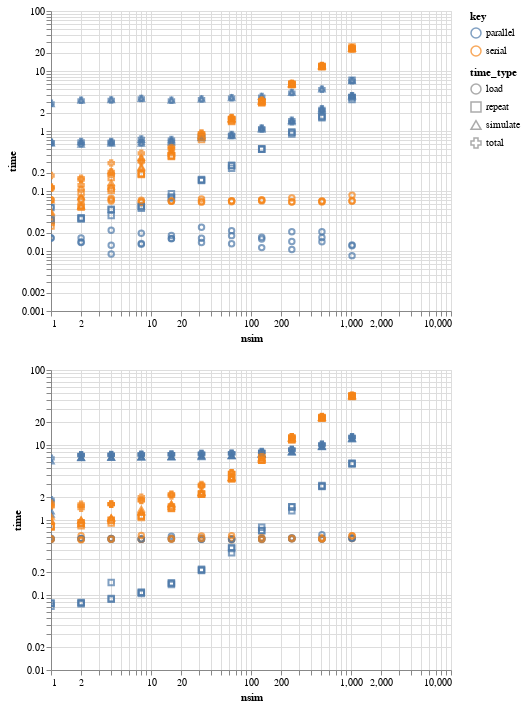

Notebook code for this chart:
### Code cell
chart1 = alt.Chart(benchmarks1).mark_point().encode(
    alt.X('nsim:Q', scale=alt.Scale(type="log")),
    alt.Y('time', scale=alt.Scale(type="log")),
    color='key',
    tooltip="time_type",
    shape="time_type"
    
).interactive()

chart2 = alt.Chart(benchmarks2).mark_point().encode(
    alt.X('nsim:Q', scale=alt.Scale(type="log")),
    alt.Y('time', scale=alt.Scale(type="log")),
    color='key',
    tooltip="time_type",
    shape="time_type"
    
).interactive()

chart1 & chart2

### Figure 1 — Vega-Lite specification as saved in the notebook (floating-point values rounded to 4 significant figures; data arrays with more than 128 entries replaced by an {"elided": "..."} marker saying what was removed)
{"config": {"view": {"continuousWidth": 400, "continuousHeight": 300}}, "vconcat": [{"data": {"name": "data-8914f2aa166bd8f4802ad9cfba8260ba"}, "mark": "point", "encoding": {"color": {"type": "nominal", "field": "key"}, "shape": {"type": "nominal", "field": "time_type"}, "tooltip": {"type": "nominal", "field": "time_type"}, "x": {"type": "quantitative", "field": "nsim", "scale": {"type": "log"}}, "y": {"type": "quantitative", "field": "time", "scale": {"type": "log"}}}, "selection": {"selector005": {"type": "interval", "bind": "scales", "encodings": ["x", "y"]}}}, {"data": {"name": "data-aeb5b60a29d98fad24770ba6b4e08539"}, "mark": "point", "encoding": {"color": {"type": "nominal", "field": "key"}, "shape": {"type": "nominal", "field": "time_type"}, "tooltip": {"type": "nominal", "field": "time_type"}, "x": {"type": "quantitative", "field": "nsim", "scale": {"type": "log"}}, "y": {"type": "quantitative", "field": "time", "scale": {"type": "log"}}}, "selection": {"selector006": {"type": "interval", "bind": "scales", "encodings": ["x", "y"]}}}], "$schema": "https://vega.github.io/schema/vega-lite/v4.0.0.json", "datasets": {"data-8914f2aa166bd8f4802ad9cfba8260ba": {"elided": "264 records"}, "data-aeb5b60a29d98fad24770ba6b4e08539": {"elided": "264 records"}}}
